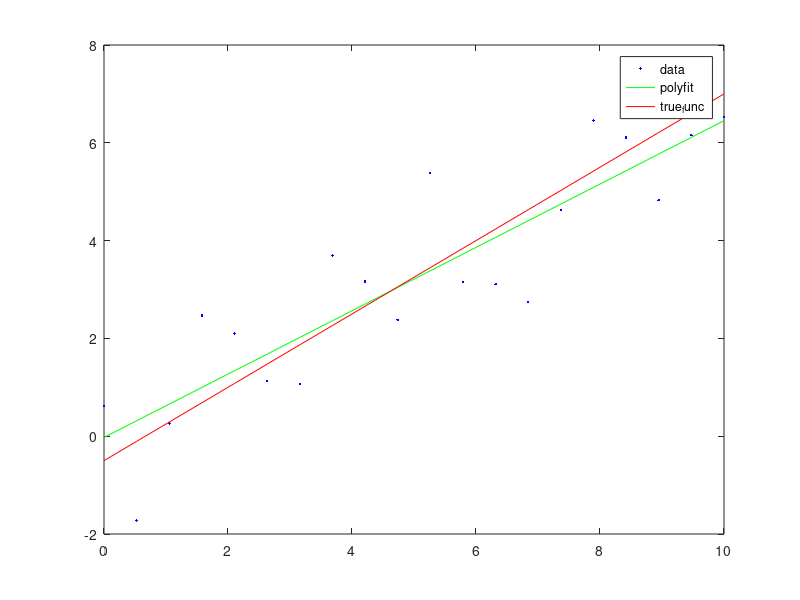

The MATLAB script that drew this image:
x_coef = [3/4, - 0.5]; # f = @(x) (3/4) * x - 0.5

y_coef = [4/3, 2/3];


xs = linspace(0, 10, 20);
ys = randn(1, 20) + polyval(x_coef, xs);


aprox_xs = linspace(min(xs), max(xs), length(xs));

coef_pol = polyfit(xs, ys, 1);
pol_ys = polyval(coef_pol, aprox_xs);

true_func = polyval(x_coef, aprox_xs);

plot(xs, ys, '.b;data;', aprox_xs, pol_ys, 'g;polyfit;', aprox_xs, true_func, 'r;true_func;');
pause();
